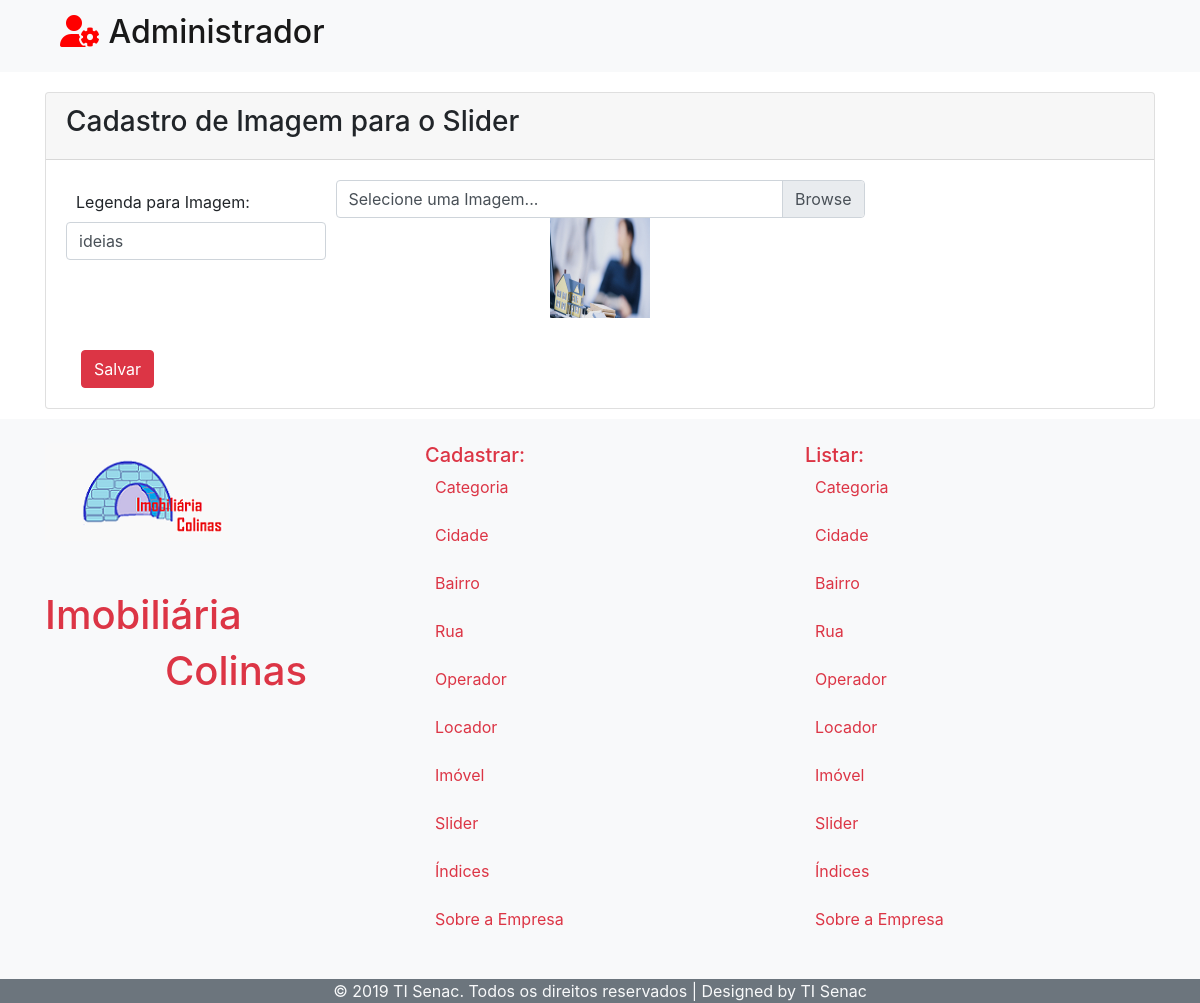
Screenshot of /Slider/alterar/8 with the database file from the repository.
### tables this page shows
CREATE TABLE IF NOT EXISTS `tb_slider` (
  `id_slider` int(11) NOT NULL AUTO_INCREMENT,
  `imagem` blob,
  `legenda` varchar(50) DEFAULT NULL,
  PRIMARY KEY (`id_slider`)
);

### application/controllers/Slider.php (called while the page is built, shortened)
<?php
class Slider extends CI_Controller {
    public function __construct() {
        $this->load->model('Slider_model');
    }
    public function alterar($id) {
        if ($id > 0) {
            $this->form_validation->set_rules('legenda', 'legenda', 'required');
            if ($this->form_validation->run() == false) {
                $data['slider'] = $this->Slider_model->getOne($id);
                $this->load->view('Administrador/Slider/FormSlider', $data);
                $this->load->view('Administrador/Footer');
            }
        } else {
            redirect('Slider/listar');
        }
    }
}

### index.php (called while the page is built, shortened)
<?php
require_once BASEPATH.'core/CodeIgniter.php';

### application/models/Slider_model.php (called while the page is built, shortened)
<?php
class Slider_model extends CI_Model {
    public function getOne($id) {
        $this->db->where('id_slider', $id);
        $query = $this->db->get('tb_slider');
        return $query->row(0);
    }
}

### application/views/Administrador/Slider/FormSlider.php (the view, shortened to what this page needs)
<!DOCTYPE html>
<html>
    <head>
        <link rel="stylesheet" href="https://stackpath.bootstrapcdn.com/bootstrap/4.3.1/css/bootstrap.min.css">
    </head>
    <body>
        <nav class="navbar navbar-light bg-light">
            <div class="container">
                <div class="row col-12">
                    <div class="col-md-4">
                        <a class="navbar-brand" href="<?= $this->config->base_url(); ?>Admin/pagina">
                            <h2> <i class="fas fa-user-cog" style="color: red;"></i>
                                Administrador </h2>
                        </a>
                    </div>
                </div>
            </div>
        </nav>
        <div class="container" style="margin-top: 20px;">
            <div class="row justify-content-md-center">
                <div class="col-12 align-self-center">
                    <div class="card">
                        <div class="card-header">
                            <h3>Cadastro de Imagem para o Slider</h3>
                        </div>
                        <div class="card-body">
                            <form action="" enctype="multipart/form-data" method="POST">
                                <div class="form-row">
                                    <div class="form-group col-md-3">
                                        <label for="legenda" style="margin-left: 10px; margin-top: 10px"> Legenda para Imagem: </label>
                                        <input type="text" name="legenda" id="legenda" class="form-control" value="<?= (isset($slider)) ? $slider->legenda : ''; ?>">
                                    </div>
                                    <div class="form-group col-md-6">
                                        <div class="input-group md-12">
                                            <div class="custom-file">
                                                <label class="custom-file-label" for="inputGroupFile03">Selecione uma Imagem...</label>
                                            </div>
                                        </div>
                                        <?php
                                        if (!empty($slider->imagem) && file_exists('./uploads/' . $slider->imagem)) {
                                            echo '<div class="form-group text-center"><img src="' . base_url('uploads/' . $slider->imagem) . '" width="100" height="100"></div>';
                                        }
                                        ?>
                                    </div>
                                </div>
                                <div class="col-md-12">
                                    <button type="submit" class="btn btn-danger" value="Submit">Salvar</button>
                                </div>
                            </form>
                        </div>
                    </div>
                </div>
            </div>
        </div>
    </body>
</html>

### application/views/Administrador/Slider/FormSlider.php (style rules this page uses)
body { background-size: cover; background-position: center; }
body { background-size: cover; background-image: url('https://www.bing.com/th?id=OIP.Z8wavCrXBj8WmuC6RUrgXgHaFj&pid=Api&rs=1&p=0'); }

### rows the page displays
tb_slider: legenda "ideias", imagem (picture)
